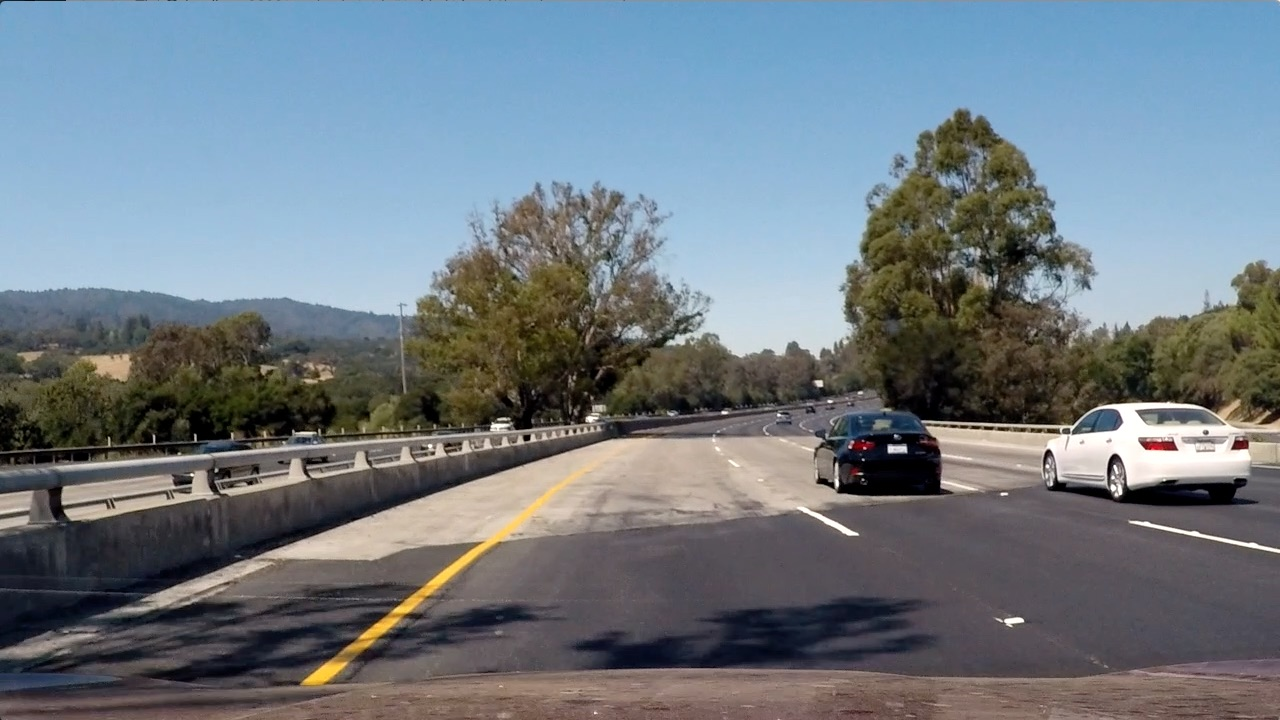
#> input picture test3.jpg, 1280 x 720 px
$ python color_threshold.py
#> lines starting #> are read from the running program, lines starting #| are printed output that depends on the picture
import numpy as np
import cv2
import matplotlib.pyplot as plt
import matplotlib.image as mpimg

image = mpimg.imread('test3.jpg')
#> image is the input picture: shape (720, 1280, 3); mean R, G, B 112.2, 122.7, 130.9
thresh = (180, 255)
gray = cv2.cvtColor(image, cv2.COLOR_RGB2GRAY)
binary = np.zeros_like(gray)
binary[(gray > thresh[0]) & (gray <= thresh[1])] = 1

fig, ax = plt.subplots(figsize=(24,9))
ax.imshow(image, interpolation='nearest')
plt.tight_layout()

# # Plot the result
f, (ax1, ax2) = plt.subplots(1, 2, figsize=(24, 9))
f.tight_layout()
ax1.imshow(gray, cmap='gray')
ax1.set_title('Gray', fontsize=30)
ax2.imshow(binary, cmap='gray')
ax2.set_title('Gray Binary', fontsize=30)
plt.subplots_adjust(left=0.05, right=0.95, top=0.9, bottom=0.)

R = image[:,:,0]
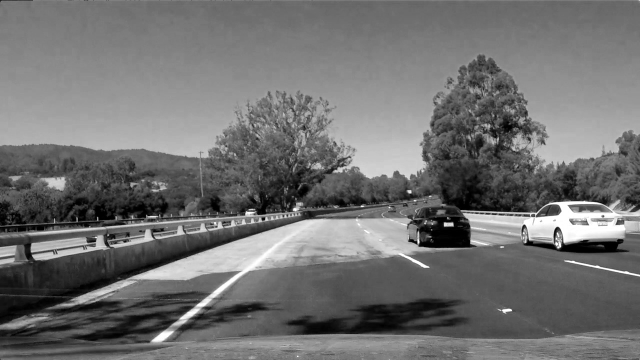
#> R: shape (720, 1280) (shown at 1/2 size); min 0, max 255, mean 112.2
G = image[:,:,1]
B = image[:,:,2]
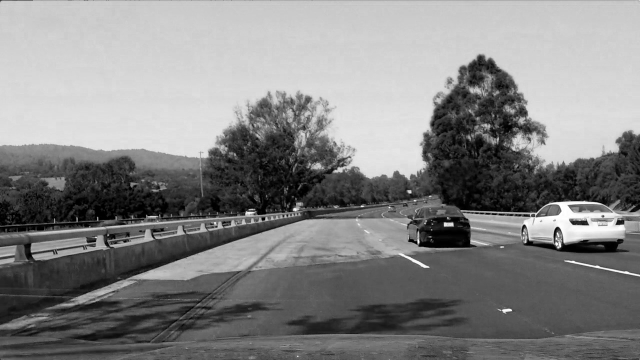
#> B: shape (720, 1280) (shown at 1/2 size); min 0, max 255, mean 130.9

f, (ax1, ax2, ax3) = plt.subplots(1, 3, figsize=(24, 9))
f.tight_layout()
ax1.imshow(R, cmap='gray')
ax1.set_title('Red', fontsize=30)
ax2.imshow(G, cmap='gray')
ax2.set_title('Green', fontsize=30)
ax3.imshow(B, cmap='gray')
ax3.set_title('Blue', fontsize=30)
plt.subplots_adjust(left=0.05, right=0.95, top=0.9, bottom=0.)

thresh = (200, 255)
binary = np.zeros_like(R)
binary[(R > thresh[0]) & (R <= thresh[1])] = 1

f, (ax1, ax2) = plt.subplots(1, 2, figsize=(24, 9))
f.tight_layout()
ax1.imshow(R, cmap='gray')
ax1.set_title('Red Channel', fontsize=30)
ax2.imshow(binary, cmap='gray')
ax2.set_title('Red Threshold:200', fontsize=30)
plt.subplots_adjust(left=0.05, right=0.95, top=0.9, bottom=0.)

# Converting to HLS
hls = cv2.cvtColor(image, cv2.COLOR_RGB2HLS)
#> hls: shape (720, 1280, 3); mean of channels 0, 1, 2 80.5, 121.4, 71.8
H = hls[:,:,0]
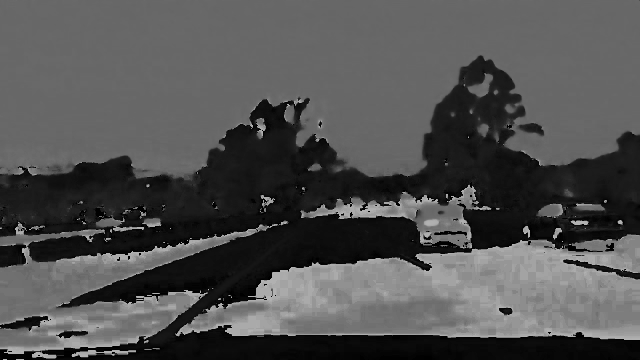
#> H: shape (720, 1280) (shown at 1/2 size); min 0, max 180, mean 80.5
L = hls[:,:,1]
S = hls[:,:,2]
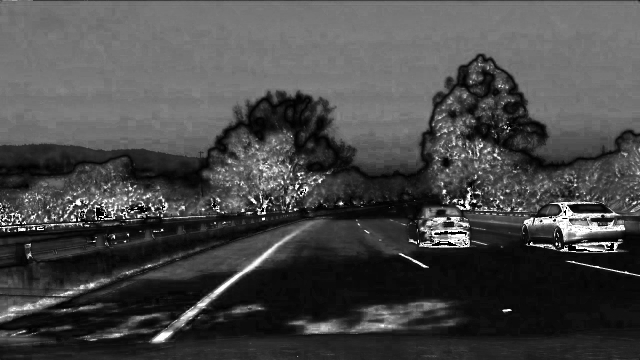
#> S: shape (720, 1280) (shown at 1/2 size); min 0, max 255, mean 71.8

f, (ax1, ax2, ax3) = plt.subplots(1, 3, figsize=(24, 9))
f.tight_layout()
ax1.imshow(H, cmap='gray')
ax1.set_title('Hue', fontsize=30)
ax2.imshow(L, cmap='gray')
ax2.set_title('Lighting', fontsize=30)
ax3.imshow(S, cmap='gray')
ax3.set_title('Saturation', fontsize=30)
plt.subplots_adjust(left=0.05, right=0.95, top=0.9, bottom=0.)

# Threshold to Saturaion
thresh = (90, 255)
binary = np.zeros_like(S)
binary[(S > thresh[0]) & (S <= thresh[1])] = 1

f, (ax1, ax2) = plt.subplots(1, 2, figsize=(24, 9))
f.tight_layout()
ax1.imshow(S, cmap='gray')
ax1.set_title('Saturation Channel', fontsize=30)
ax2.imshow(binary, cmap='gray')
ax2.set_title('Saturation Threshold: 90', fontsize=30)
plt.subplots_adjust(left=0.05, right=0.95, top=0.9, bottom=0.)

# Threshold on Hue
thresh = (15, 100)
binary = np.zeros_like(H)
binary[(H > thresh[0]) & (H <= thresh[1])] = 1

f, (ax1, ax2) = plt.subplots(1, 2, figsize=(24, 9))
f.tight_layout()
ax1.imshow(S, cmap='gray')
ax1.set_title('Hue Channel', fontsize=30)
ax2.imshow(binary, cmap='gray')
ax2.set_title('Hue Threshold: (15,100)', fontsize=30)
plt.subplots_adjust(left=0.05, right=0.95, top=0.9, bottom=0.)

plt.show()
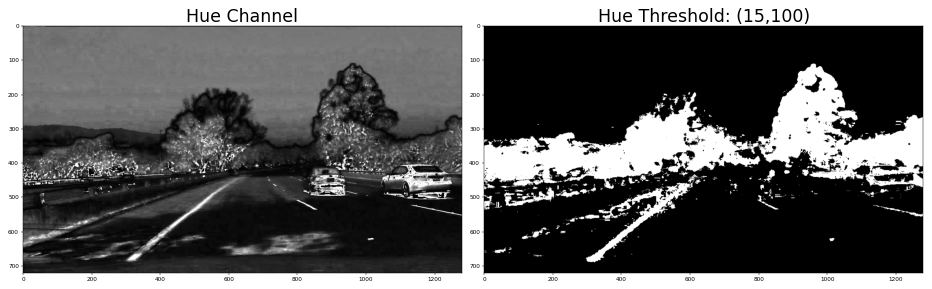
#> figure drawn by matplotlib, 2 panels

$ run again, with test2.jpg copied over test3.jpg
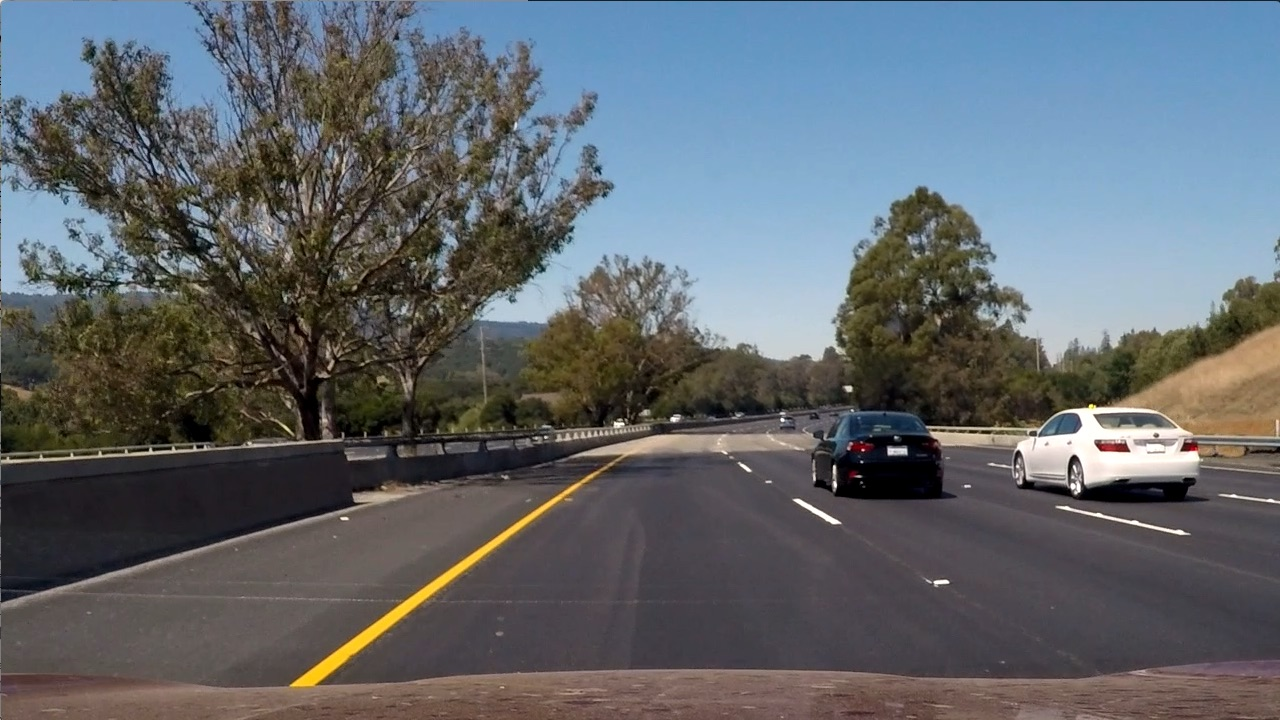
#> input picture test2.jpg, 1280 x 720 px
#> image is the input picture: shape (720, 1280, 3); mean R, G, B 97, 102.6, 107.9
#> hls: shape (720, 1280, 3); mean of channels 0, 1, 2 76.7, 102.2, 57.5
#> `S = hls[:,:,2]`:
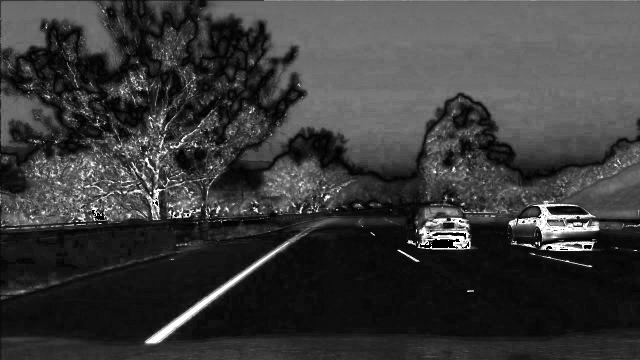
#> S: shape (720, 1280) (shown at 1/2 size); min 0, max 255, mean 57.5
#> `plt.show()`:
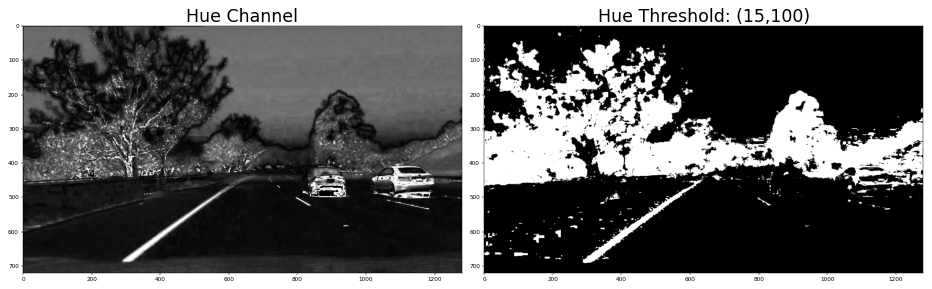
#> figure drawn by matplotlib, 2 panels

$ run again, with signs_vehicles_xygrad.jpg copied over test3.jpg
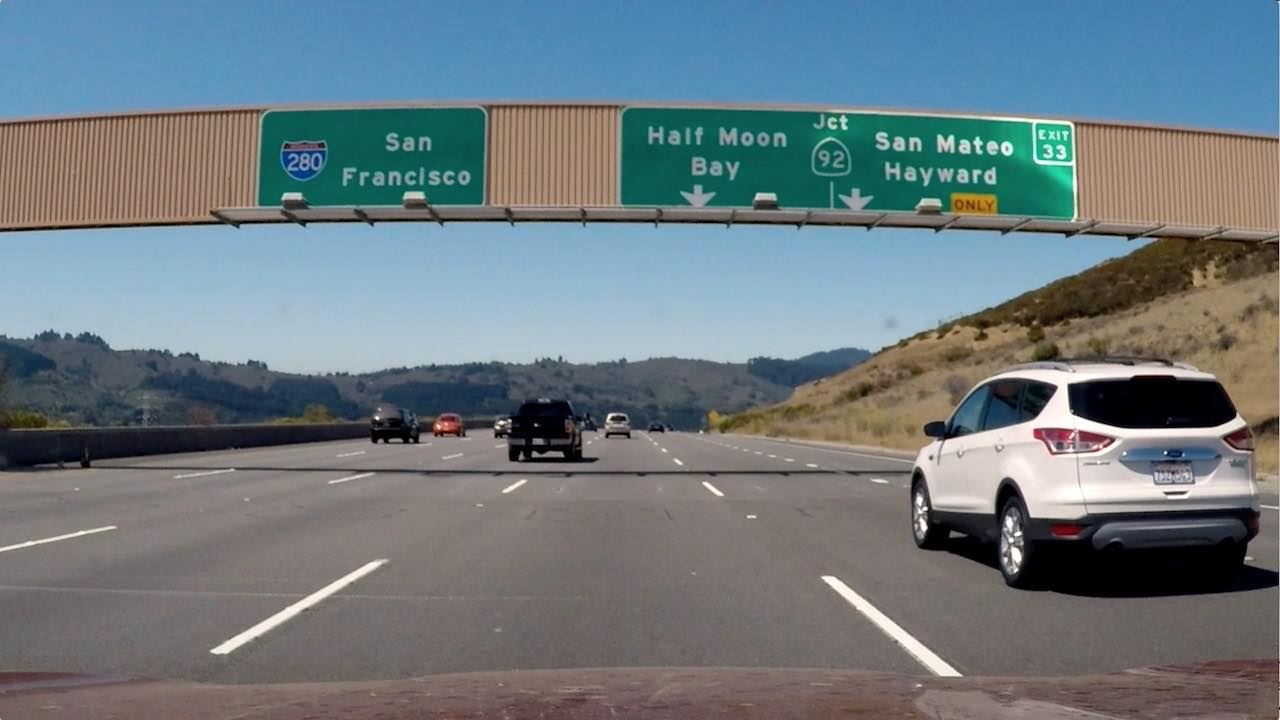
#> input picture signs_vehicles_xygrad.jpg, 1280 x 720 px
#> image is the input picture: shape (720, 1280, 3); mean R, G, B 109.2, 121.6, 127.4
#> hls: shape (720, 1280, 3); mean of channels 0, 1, 2 60.7, 118.8, 64.6
#> `S = hls[:,:,2]`:
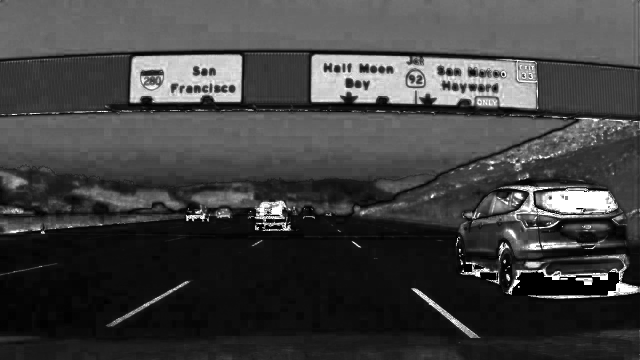
#> S: shape (720, 1280) (shown at 1/2 size); min 0, max 255, mean 64.6
#> `plt.show()`:
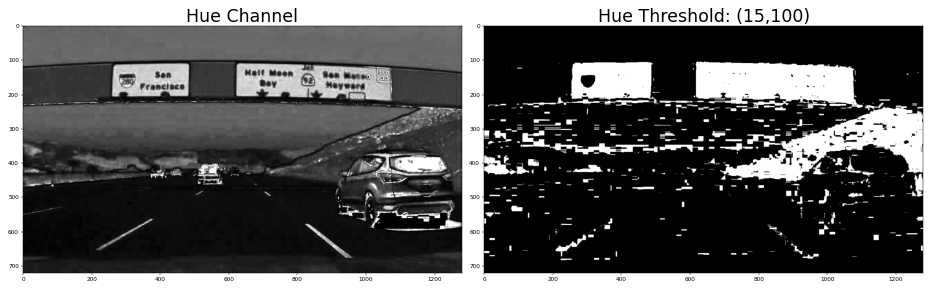
#> figure drawn by matplotlib, 2 panels
